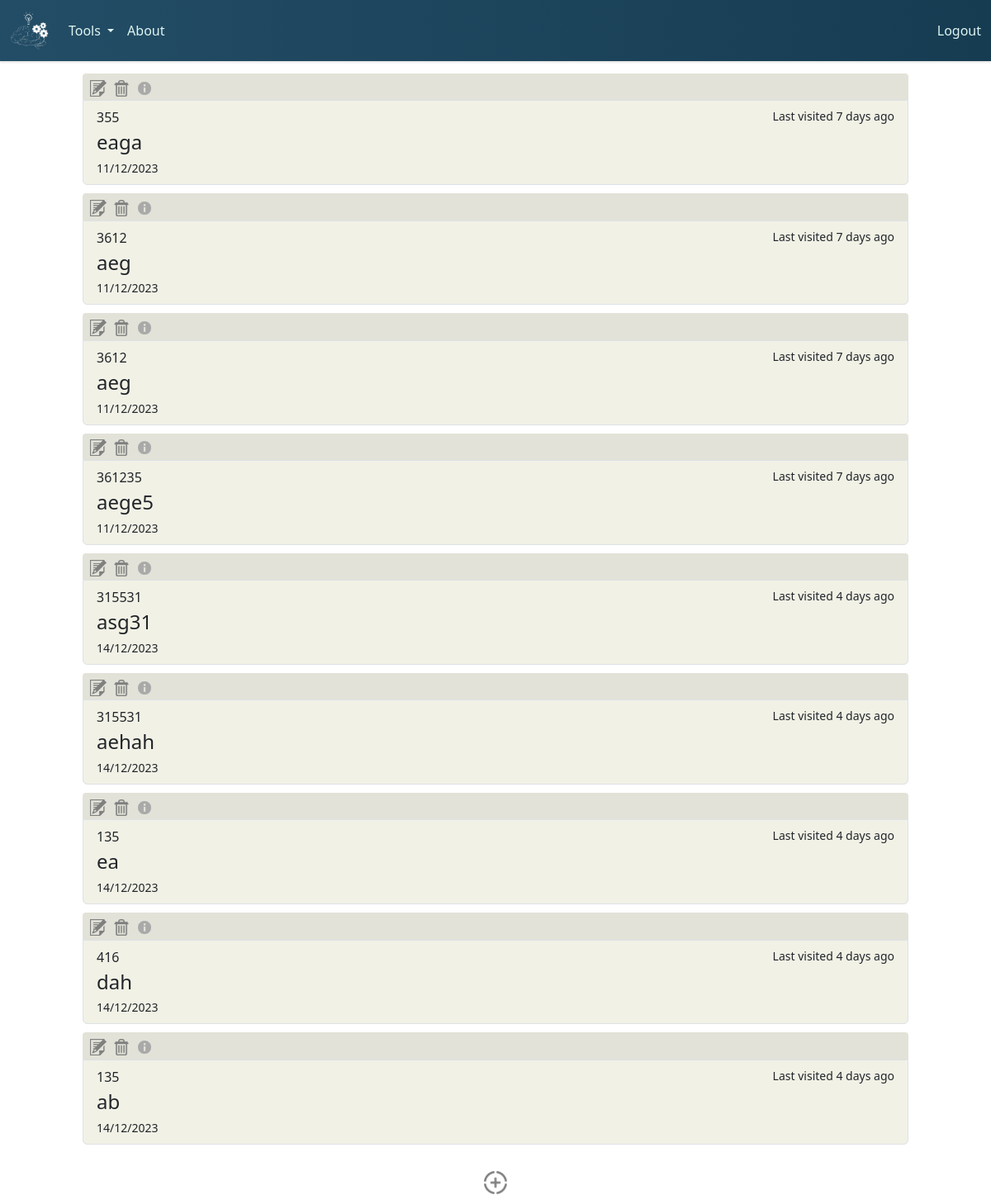
/flashcards (signed in), run on the app's committed database.
### tables this page shows
CREATE TABLE flashcards (
    flashcard_id INTEGER PRIMARY KEY,
    user_id INTEGER,
    topic TEXT,
    question TEXT,
    answer TEXT,
    timestamp DATETIME DEFAULT CURRENT_TIMESTAMP,
    FOREIGN KEY (user_id) REFERENCES users(user_id)
);

### app/app.py (the view)
@app.route("/flashcards", methods=["GET", "POST"])
@login_required
def flashcards():
    user_id = session.get("user_id")
    user_flashcards = get_flashcards(user_id)
    for flashcard in user_flashcards:
        flashcard["time_ago"] = get_date_difference(flashcard["timestamp"])
    return render_template("flashcards.html", flashcards=user_flashcards)

### app/app.py (called while the page is built)
@app.after_request
def after_request(response):
    response.headers["Cache-Control"] = "no-cache, no-store, must-revalidate"
    response.headers["Expires"] = 0
    response.headers["Pragma"] = "no-cache"
    return response

### app/helpers.py (called while the page is built)
def login_required(f):
    @wraps(f)
    def decorated_function(*args, **kwargs):
        if session.get("user_id") is None:
            return redirect("/login")
        return f(*args, **kwargs)
    return decorated_function

def get_db():
    db = getattr(g, "_database", None)
    if db is None:
        db = g._database = sqlite3.connect("../db/learning.db")
    return db

def get_flashcards(user_id):
    user_flashcards = []
    with get_db() as db:
        cursor = db.cursor()
        cursor.execute("SELECT flashcard_id, topic, question, answer, timestamp FROM flashcards WHERE user_id = ?",
                   (user_id,))
        rows = cursor.fetchall()
        for row in rows:
            timestamp_str = row[4]
            timestamp = datetime.strptime(timestamp_str, "%Y-%m-%d %H:%M:%S")
            flashcard_dict = {
                "flashcard_id": row[0],
                "topic": row[1],
                "question": row[2],
                "answer" : row[3],
                "timestamp": timestamp.strftime("%d/%m/%Y")
            }
            user_flashcards.append(flashcard_dict)
    return user_flashcards

def get_date_difference(date):
    date_object = datetime.strptime(date, "%d/%m/%Y")
    current_date = datetime.now()
    date_difference = current_date - date_object
    days_difference = date_difference.days
    return days_difference

### app/templates/flashcards.html (shortened to what this page needs)
{% extends "layout.html" %}
{% block main %}
    <link rel="stylesheet" href="../static/css/flashcards.css">
    <div id="flashcards" class="buttons-container">
        {% if flashcards %}
            {% for flashcard in flashcards %}
                <ul class="list-group buttons">
                    <div class="flashcard-buttons">
                        <button class="edit-button" type="button">
                            <img class="edit-icon" src="../static/images/edit-icon.png">
                        </button>
                        <button class="delete-button" type="button">
                            <img class="delete-icon" src="../static/images/delete-icon.png">
                        </button>
                        <button class="info-box-button" type="button">
                            <img class="info-box-icon" src="../static/images/info-icon.jpg">
                        </button>
                    </div>
                    <a href="#" class="list-group-item list-group-item-action flex-column align-items-start buttons">
                        <div class="d-flex w-100 justify-content-between">
                            <p class="mb-1 flashcard-topic">{{ flashcard["topic"] }}</p>
                            <small class="time-ago">Last visited {{ flashcard["time_ago"] }} days ago</small>
                        </div>
                        <h4 class="mb-1 flashcard-question">{{ flashcard["question"] }}</h4>
                        <small class="flashcard-timestamp">{{ flashcard["timestamp"] }}</small>
                    </a>
                </ul>
            {% endfor %}
        {% else %}
            <div id="no-flashcards-div">
                <h1 id="no-flashcards-message">You currently don't have any flashcards! Click the button below to create one.</h1>
            </div>
        {% endif %}
    </div>
    <div id="add-button-div" class="container-fluid">
        <button id="create-flashcard-button">
            <img id="add-icon" src="../static/images/add-icon.png" alt="Image">
        </button>
    </div>
{% endblock %}

### app/templates/layout.html (shortened to what this page needs)
<!DOCTYPE html>
<html lang="en">
<head>
    <link rel="stylesheet" href="../static/js/node_modules/bootstrap/dist/css/bootstrap.min.css">
    <link rel="stylesheet" href="../static/css/layout.css">
</head>
<body>
    <nav class="navbar navbar-expand-lg bg-navy">
        <div class="container-fluid">
            <a class="navbar-elements navbar-brand" href="/" >
                <img src="../static/images/logo-inverse.png" id="navbar-logo">
            </a>
        <div class="collapse navbar-collapse" id="navbarSupportedContent">
            <ul class="navbar-nav me-auto mb-2 mb-lg-0">
                <li class="nav-item dropdown">
                    <a class="navbar-elements nav-link dropdown-toggle" href="#" role="button" data-bs-toggle="dropdown" aria-expanded="false">
                        Tools
                    </a>
                </li>
                <li class="nav-item">
                    <a class="nav-link navbar-elements" aria-current="page" href="/about">About</a>
                </li>
            </ul>
        <a class="nav-link navbar-elements" aria-current="page" href="/logout">Logout</a>
        </div>
    </nav>
    <main>
        {% block main %}{% endblock %}
    </main>
</body>
</html>

### app/static/css/layout.css (style rules this page uses)
.navbar-elements, .dropdown-item { color: #dff5f1; }
.bg-navy { background: linear-gradient(90deg, #234d66, #163c52); box-shadow: 0 2px 2px rgba(0, 0, 0, 0.1); }
#navbar-logo { max-height: 6vh; }

### app/static/css/flashcards.css (style rules this page uses)
.buttons { background-color: #F1F1E6; width: 125vh; }
.buttons-container { display: flex; flex-direction: column; align-items: center; justify-content: center; margin: 10px; padding: 5px; }
.buttons-container ul { margin-bottom: 10px; }
#add-button-div { margin-top: 2vh; display: flex; justify-content: center; }
#create-flashcard-button { border: none; background-color: rgba(0, 0, 0, 0); }
#add-icon { max-width: 3.5vh; }
.flashcard-buttons { display: flex; flex-direction: row; background-color: #E2E2D8; border-radius: 4px 4px 0 0; padding: 0.4vh; }
.edit-button { border: none; background-color: rgba(0, 0, 0, 0); margin-right: 1vh; max-width: 2.5vh; }
.delete-button { border: none; background-color: rgba(0, 0, 0, 0); max-width: 2.5vh; }
.info-box-button { border: none; background-color: rgba(0, 0, 0, 0); max-width: 2.5vh; margin-left: 1vh; }
.edit-icon { max-width: 2.5vh; }
.delete-icon { max-width: 2.5vh; }
.info-box-icon { max-width: 2.5vh; }

### data on the page
flashcards: topic "355", time_ago "7", question "eaga", timestamp "11/12/2023"
flashcards: topic "3612", time_ago "7", question "aeg", timestamp "11/12/2023"
flashcards: topic "3612", time_ago "7", question "aeg", timestamp "11/12/2023"
flashcards: topic "361235", time_ago "7", question "aege5", timestamp "11/12/2023"
flashcards: topic "315531", time_ago "4", question "asg31", timestamp "14/12/2023"
flashcards: topic "315531", time_ago "4", question "aehah", timestamp "14/12/2023"
flashcards: topic "135", time_ago "4", question "ea", timestamp "14/12/2023"
flashcards: topic "416", time_ago "4", question "dah", timestamp "14/12/2023"
flashcards: topic "135", time_ago "4", question "ab", timestamp "14/12/2023"
